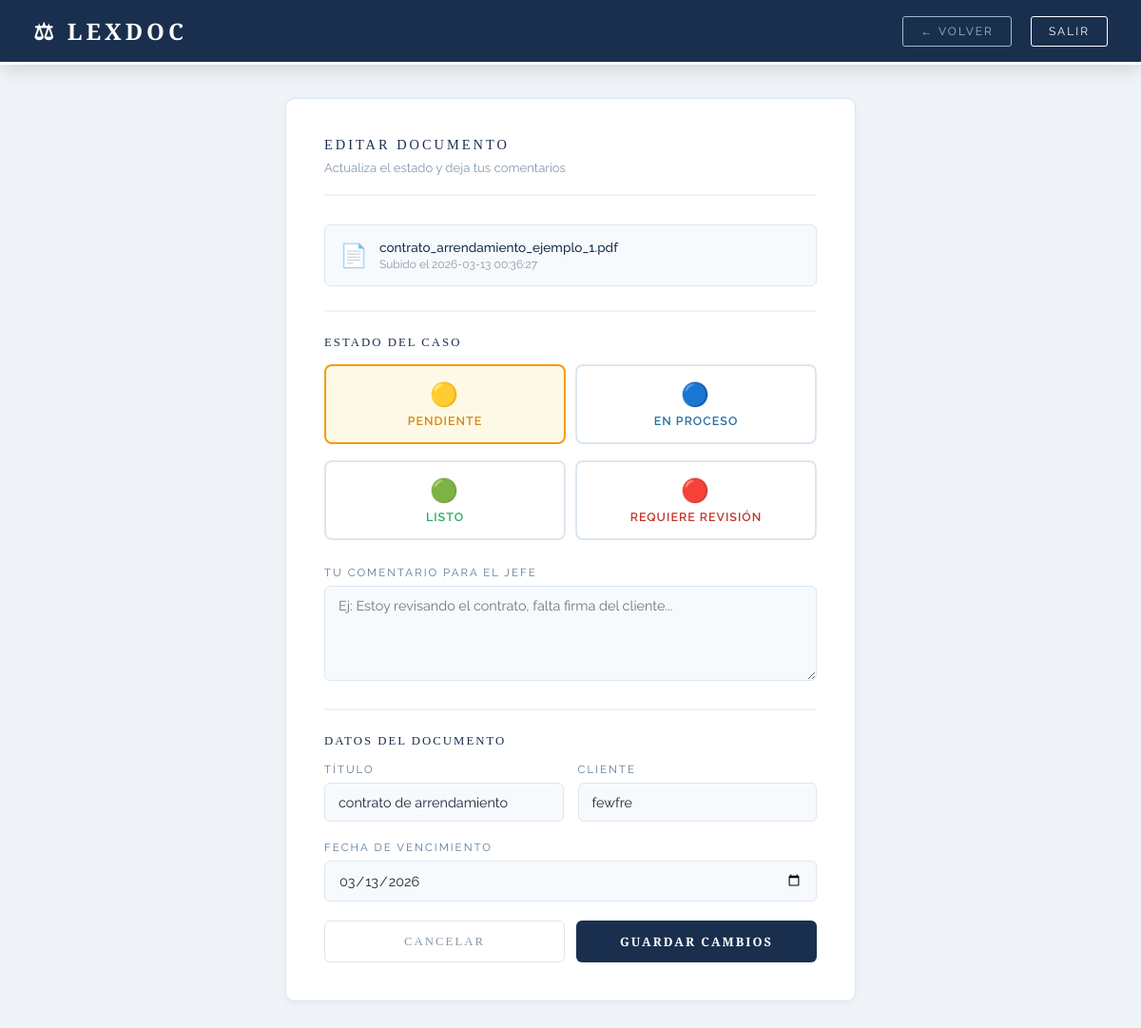
The app's page /abogado/editar/1 (signed in) with its own data.
### tables this page shows
CREATE TABLE documentos (
        id INTEGER PRIMARY KEY AUTOINCREMENT,
        titulo TEXT NOT NULL,
        cliente TEXT NOT NULL,
        archivo TEXT NOT NULL,
        fecha_vencimiento TEXT NOT NULL,
        notas TEXT,
        comentario_abogado TEXT,
        estado_caso TEXT DEFAULT 'pendiente',
        abogado_id INTEGER,
        asignado_por INTEGER,
        fecha_subida TEXT DEFAULT CURRENT_TIMESTAMP,
        fecha_actualizacion TEXT DEFAULT CURRENT_TIMESTAMP,
alerta_enviada INTEGER DEFAULT 0,
        FOREIGN KEY (abogado_id) REFERENCES usuarios(id),
        FOREIGN KEY (asignado_por) REFERENCES usuarios(id)
    );

### app.py (the view, shortened to what this page needs)
@app.route('/abogado/editar/<int:id>', methods=['GET', 'POST'])
@login_requerido(['abogado'])
def abogado_editar(id):
    conn = get_db()
    doc = conn.execute(
        "SELECT * FROM documentos WHERE id = ? AND abogado_id = ?",
        (id, session['usuario_id'])
    ).fetchone()
    if not doc:
        flash('Documento no encontrado', 'error')
        return redirect(url_for('abogado_dashboard'))
    conn.close()
    return render_template('abogado/editar.html',
                         doc=doc,
                         nombre=session['usuario_nombre'])

### app.py (called while the page is built)
def get_db():
    conn = sqlite3.connect('lexdoc.db')
    conn.row_factory = sqlite3.Row
    return conn

def login_requerido(roles_permitidos):
    def decorador(f):
        from functools import wraps
        @wraps(f)
        def wrapper(*args, **kwargs):
            if 'usuario_id' not in session:
                return redirect(url_for('login'))
            if session.get('rol') not in roles_permitidos:
                flash('No tienes permiso para acceder aquí', 'error')
                return redirect(url_for('dashboard'))
            return f(*args, **kwargs)
        return wrapper
    return decorador

### templates/abogado/editar.html (shortened to what this page needs)
<!DOCTYPE html>
<html lang="es">
<head>
</head>
<body>
    <nav class="navbar">
        <h1>⚖ LEXDOC</h1>
        <div class="navbar-right">
            <a href="/abogado" class="btn-back">← VOLVER</a>
            <a href="/logout" class="btn-logout">SALIR</a>
        </div>
    </nav>
    <div class="content">
        <div class="form-card">
            <p class="form-title">EDITAR DOCUMENTO</p>
            <p class="form-subtitle">Actualiza el estado y deja tus comentarios</p>
            <div class="doc-info">
                <span class="doc-icon">📄</span>
                <div>
                    <div class="doc-nombre">{{ doc['archivo'] }}</div>
                    <div class="doc-fecha">Subido el {{ doc['fecha_subida'] }}</div>
                </div>
            </div>
            <form method="POST">
                <hr class="divider">
                <p class="section-label">ESTADO DEL CASO</p>
                <div class="form-group">
                    <div class="estados-grid">
                        <label class="estado-option pendiente {% if doc['estado_caso'] == 'pendiente' %}selected{% endif %}"
                               onclick="seleccionarEstado(this, 'pendiente')">
                            <span class="estado-icon">🟡</span>
                            <span class="estado-label">PENDIENTE</span>
                        </label>
                        <label class="estado-option en_proceso {% if doc['estado_caso'] == 'en_proceso' %}selected{% endif %}"
                               onclick="seleccionarEstado(this, 'en_proceso')">
                            <span class="estado-icon">🔵</span>
                            <span class="estado-label">EN PROCESO</span>
                        </label>
                        <label class="estado-option listo {% if doc['estado_caso'] == 'listo' %}selected{% endif %}"
                               onclick="seleccionarEstado(this, 'listo')">
                            <span class="estado-icon">🟢</span>
                            <span class="estado-label">LISTO</span>
                        </label>
                        <label class="estado-option requiere_revision {% if doc['estado_caso'] == 'requiere_revision' %}selected{% endif %}"
                               onclick="seleccionarEstado(this, 'requiere_revision')">
                            <span class="estado-icon">🔴</span>
                            <span class="estado-label">REQUIERE REVISIÓN</span>
                        </label>
                    </div>
                </div>
                <div class="form-group">
                    <label>Tu Comentario para el Jefe</label>
                    <textarea name="comentario_abogado"
                        placeholder="Ej: Estoy revisando el contrato, falta firma del cliente...">{{ doc['comentario_abogado'] or '' }}</textarea>
                </div>
                <hr class="divider">
                <p class="section-label">DATOS DEL DOCUMENTO</p>
                <div class="form-row">
                    <div class="form-group">
                        <label>Título</label>
                        <input type="text" name="titulo"
                               value="{{ doc['titulo'] }}" required>
                    </div>
                    <div class="form-group">
                        <label>Cliente</label>
                        <input type="text" name="cliente"
                               value="{{ doc['cliente'] }}" required>
                    </div>
                </div>
                <div class="form-group">
                    <label>Fecha de Vencimiento</label>
                    <input type="date" name="fecha_vencimiento"
                           value="{{ doc['fecha_vencimiento'] }}" required>
                </div>
                <div class="btn-group">
                    <a href="/abogado" class="btn-cancelar">CANCELAR</a>
                    <button type="submit" class="btn-guardar">GUARDAR CAMBIOS</button>
                </div>
            </form>
        </div>
    </div>
</body>
</html>

### templates/abogado/editar.html (style rules this page uses)
* { margin: 0; padding: 0; box-sizing: border-box; }
body { font-family: 'Raleway', sans-serif; background: #f0f4f8; color: #1a2738; min-height: 100vh; }
.navbar { background: #1a2f4e; border-bottom: 3px solid #ffffff; padding: 16px 35px; display: flex; justify-content: space-between; align-items: center; box-shadow: 0 4px 20px rgba(0,0,0,0.15); position: sticky; top: 0; z-index: 100; }
.navbar h1 { font-family: 'Cinzel', serif; color: #ffffff; font-size: 1.5rem; letter-spacing: 4px; }
.navbar-right { display: flex; align-items: center; gap: 20px; }
.btn-back { background: transparent; border: 1px solid #a0b8d0; color: #a0b8d0; padding: 8px 18px; border-radius: 3px; font-size: 0.75rem; letter-spacing: 2px; text-decoration: none; transition: all 0.3s; }
.btn-logout { background: transparent; border: 1px solid #ffffff; color: #ffffff; padding: 8px 18px; border-radius: 3px; font-size: 0.75rem; letter-spacing: 2px; text-decoration: none; transition: all 0.3s; }
.content { padding: 35px; display: flex; justify-content: center; }
.form-card { background: #ffffff; border: 1px solid #dce6f0; border-radius: 10px; padding: 40px; box-shadow: 0 2px 10px rgba(0,0,0,0.05); width: 100%; max-width: 600px; }
.form-title { font-family: 'Cinzel', serif; color: #1a2f4e; font-size: 0.9rem; letter-spacing: 3px; margin-bottom: 8px; }
.form-subtitle { color: #8899aa; font-size: 0.82rem; margin-bottom: 30px; padding-bottom: 20px; border-bottom: 2px solid #f0f4f8; }
.doc-info { background: #f7fafd; border: 1px solid #dce6f0; border-radius: 6px; padding: 15px; margin-bottom: 25px; display: flex; align-items: center; gap: 12px; }
.doc-icon { font-size: 1.5rem; }
.doc-nombre { font-size: 0.85rem; color: #1a2f4e; font-weight: 500; }
.doc-fecha { font-size: 0.75rem; color: #8899aa; margin-top: 3px; }
.form-group { margin-bottom: 20px; }
label { display: block; color: #5a7a9a; font-size: 0.72rem; letter-spacing: 2px; margin-bottom: 7px; text-transform: uppercase; }
input, select, textarea { width: 100%; padding: 11px 14px; background: #f7fafd; border: 1px solid #dce6f0; border-radius: 6px; color: #1a2738; font-size: 0.9rem; font-family: 'Raleway', sans-serif; transition: border-color 0.3s; }
textarea { resize: vertical; min-height: 100px; }
.form-row { display: grid; grid-template-columns: 1fr 1fr; gap: 15px; }
.estados-grid { display: grid; grid-template-columns: repeat(2, 1fr); gap: 10px; }
.estado-option { border: 2px solid #dce6f0; border-radius: 8px; padding: 15px; cursor: pointer; transition: all 0.3s; text-align: center; }
.estado-option .estado-icon { font-size: 1.5rem; margin-bottom: 6px; display: block; }
.estado-option .estado-label { font-size: 0.78rem; font-weight: 600; letter-spacing: 1px; }
.estado-option.pendiente:hover, .estado-option.pendiente.selected { border-color: #f39c12; background: #fef9e7; }
.estado-option.pendiente .estado-label { color: #d68910; }
.estado-option.en_proceso .estado-label { color: #2471a3; }
.estado-option.listo .estado-label { color: #27ae60; }
.estado-option.requiere_revision .estado-label { color: #c0392b; }
.btn-group { display: grid; grid-template-columns: 1fr 1fr; gap: 12px; margin-top: 10px; }
.btn-guardar { padding: 13px; background: #1a2f4e; color: #ffffff; border: none; border-radius: 6px; font-size: 0.8rem; font-weight: 600; letter-spacing: 2px; cursor: pointer; transition: all 0.3s; font-family: 'Cinzel', serif; }
.btn-cancelar { padding: 13px; background: transparent; color: #8899aa; border: 1px solid #dce6f0; border-radius: 6px; font-size: 0.8rem; letter-spacing: 2px; cursor: pointer; text-decoration: none; text-align: center; transition: all 0.3s; font-family: 'Cinzel', serif; display: flex; align-items: center; justify-content: center; }
.divider { border: none; border-top: 2px solid #f0f4f8; margin: 25px 0; }
.section-label { font-family: 'Cinzel', serif; color: #1a2f4e; font-size: 0.8rem; letter-spacing: 2px; margin-bottom: 15px; }

### records on screen
documentos: archivo "contrato_arrendamiento_ejemplo_1.pdf", fecha_subida "2026-03-13 00:36:27", titulo "contrato de arrendamiento", cliente "fewfre", fecha_vencimiento "03/13/2026"
